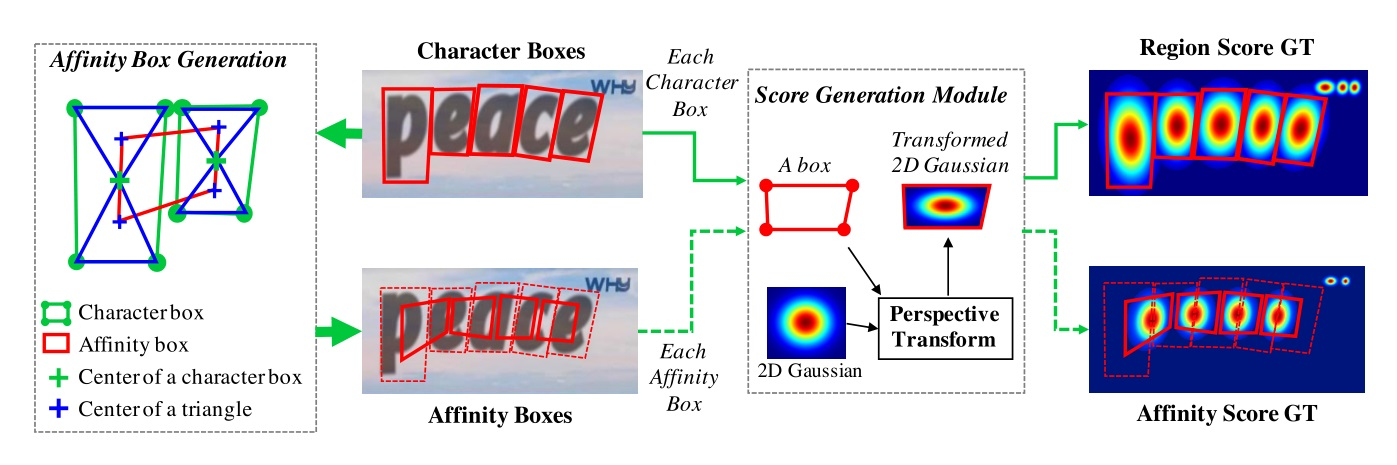
#> input picture img/伪标签.jpg, 1397 x 465 px
$ python -i fake_util.py   (imports and definitions only)
#> lines starting #> are read from the running program, lines starting #| are printed output that depends on the picture; after the words box and inside, x2 and y2 are one past the last pixel; in counts of white or black regions, pixels touching at a corner belong together
# -*- coding: utf-8 -*-
# @Author: Ruban
# @License: Apache Licence
# @File: fake_util.py

import cv2
import math
import numpy as np
import json
#from labelme import utils

def watershed(src):
    """
    Performs a marker-based image segmentation using the watershed algorithm.
    :param src: 8-bit 1-channel image.
    :return: 32-bit single-channel image (map) of markers.
    """
    # cv2.imwrite('{}.png'.format(np.random.randint(1000)), src)
    gray = src.copy()
    img = cv2.cvtColor(gray, cv2.COLOR_GRAY2BGR)
    # h, w = gray.shape[:2]
    # block_size = (min(h, w) // 4 + 1) * 2 + 1
    # thresh = cv2.adaptiveThreshold(gray, 255, cv2.ADAPTIVE_THRESH_GAUSSIAN_C, cv2.THRESH_BINARY, block_size, 0)
    _ret, thresh = cv2.threshold(gray, 0, 255, cv2.THRESH_BINARY + cv2.THRESH_OTSU)
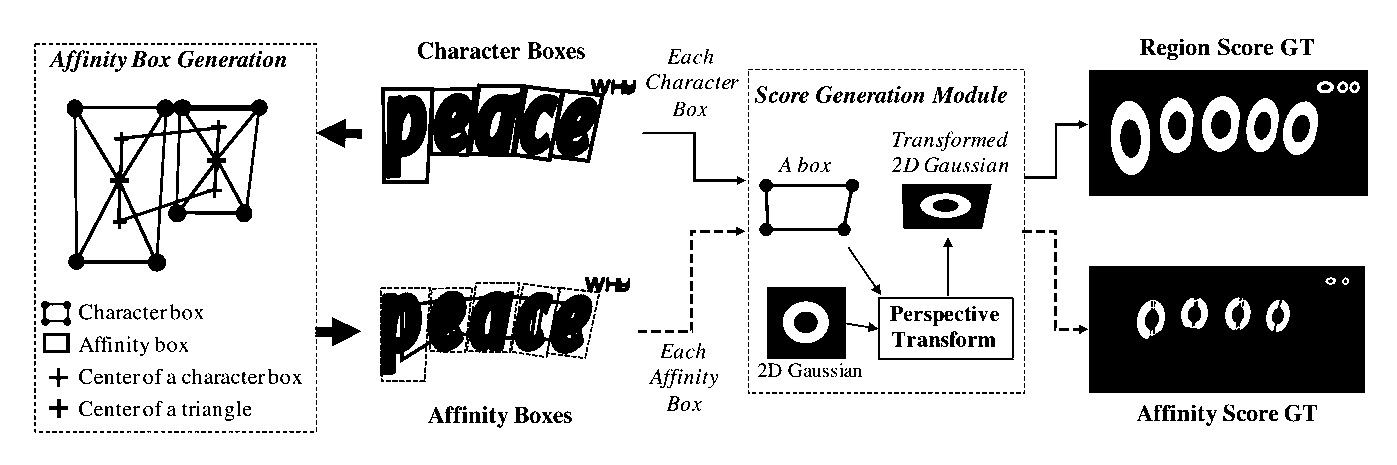
#> thresh: shape (465, 1397); 80.9% white; 772 black regions (471 under 20 px), largest, box (x1, y1, x2, y2) and area: (1089, 266, 1365, 393) 32660, (1089, 70, 1368, 196) 26526, (381, 79, 636, 184) 13497

    # noise removal
    kernel = np.ones((3, 3), np.uint8)
    opening = cv2.morphologyEx(thresh, cv2.MORPH_OPEN, kernel, iterations=2)
#> opening: shape (465, 1397); 78.4% white; 60 black regions, largest, box (x1, y1, x2, y2) and area: (638, 69, 1368, 394) 63650, (381, 79, 636, 184) 14693, (380, 277, 630, 382) 13454

    # sure background area
    sure_bg = cv2.dilate(opening, kernel, iterations=3)
#> sure_bg: shape (465, 1397); 87.4% white; 110 black regions (31 under 20 px), largest, box (x1, y1, x2, y2) and area: (1092, 269, 1362, 390) 28628, (1092, 73, 1365, 193) 21511, (384, 83, 612, 181) 10078

    # Finding sure foreground area
    dist_transform = cv2.distanceTransform(opening, cv2.DIST_L2, 5)
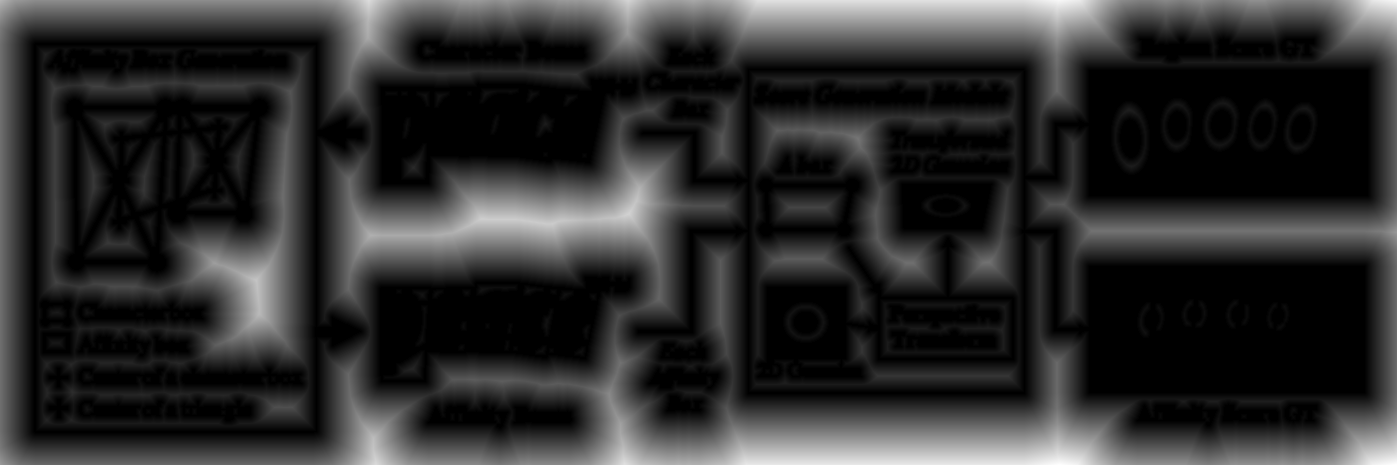
#> dist_transform: shape (465, 1397) float32; min 0, max 78.3, mean 14.2; drawn with min black and max white
    # dist_transform = opening & gray
    # cv2.imshow('dist_transform', dist_transform)
    # _ret, sure_bg = cv2.threshold(dist_transform, 0.2 * dist_transform.max(), 255, cv2.THRESH_BINARY_INV)
    _ret, sure_fg = cv2.threshold(dist_transform, 0.2 * dist_transform.max(), 255, cv2.THRESH_BINARY)
#> sure_fg: shape (465, 1397) float32; 35.5% white; 19 white regions (4 under 20 px), largest, box (x1, y1, x2, y2) and area: (0, 0, 1397, 465) 192398, (51, 69, 301, 359) 21244, (764, 116, 932, 282) 7285

    # Finding unknown region
    # sure_bg = np.uint8(sure_bg)
    sure_fg = np.uint8(sure_fg)
    # cv2.imshow('sure_fg', sure_fg)
    unknown = cv2.subtract(sure_bg, sure_fg)
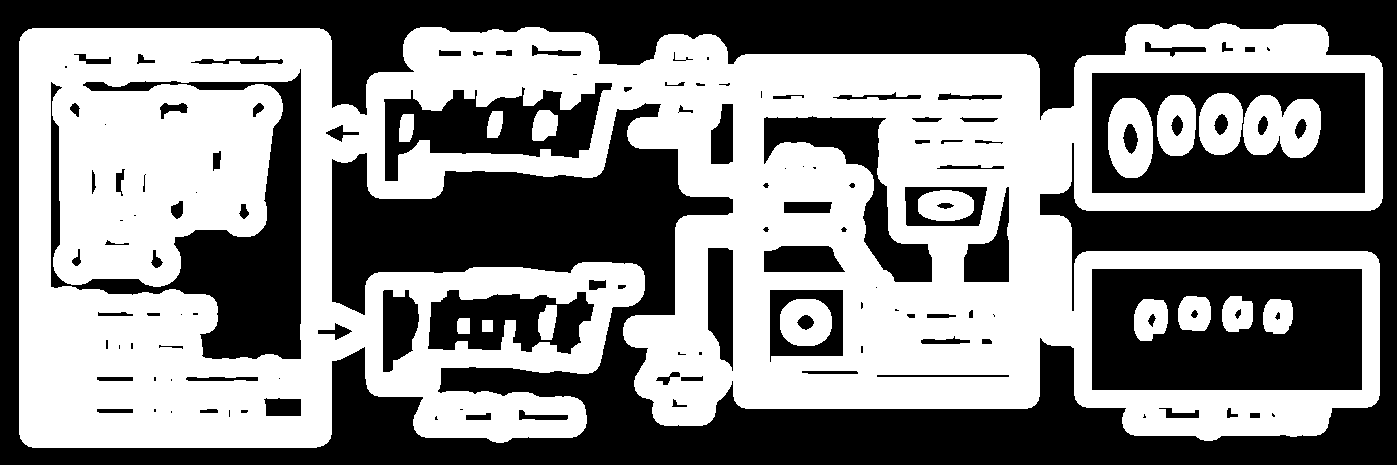
#> unknown: shape (465, 1397); 52% white; 129 black regions (35 under 20 px), largest, box (x1, y1, x2, y2) and area: (0, 0, 1397, 465) 192398, (1092, 269, 1362, 390) 28628, (1092, 73, 1365, 193) 21511

    # Marker label
    lingret, marker_map = cv2.connectedComponents(sure_fg)
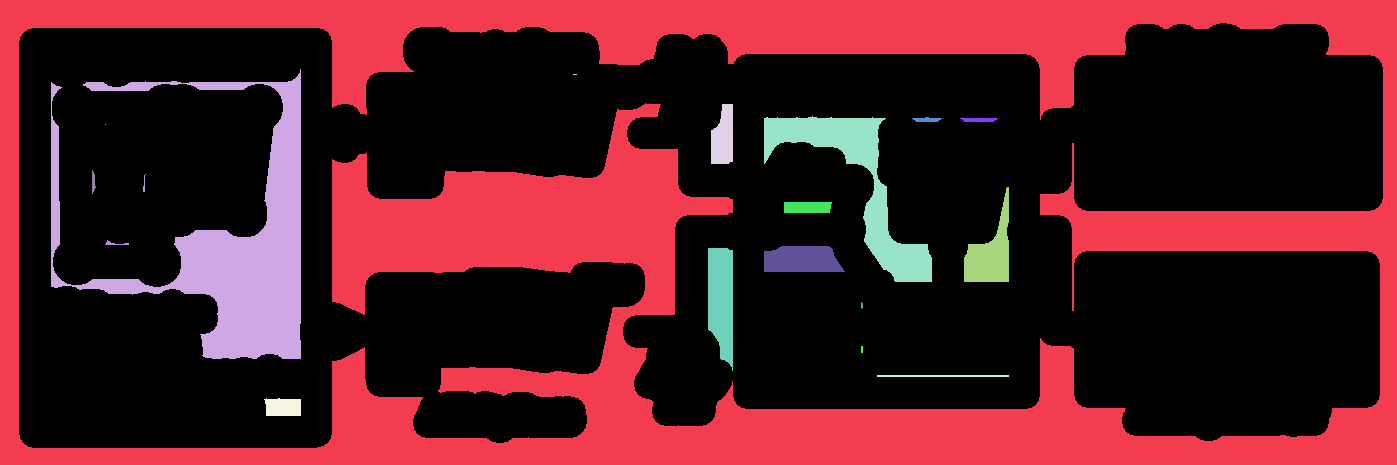
#> marker_map: shape (465, 1397) int32; 20 distinct labels, from 0 to 19; one colour per label, 0 black
#> lingret = 20
    # Add one to all labels so that sure background is not 0, but 1
    marker_map = marker_map + 1
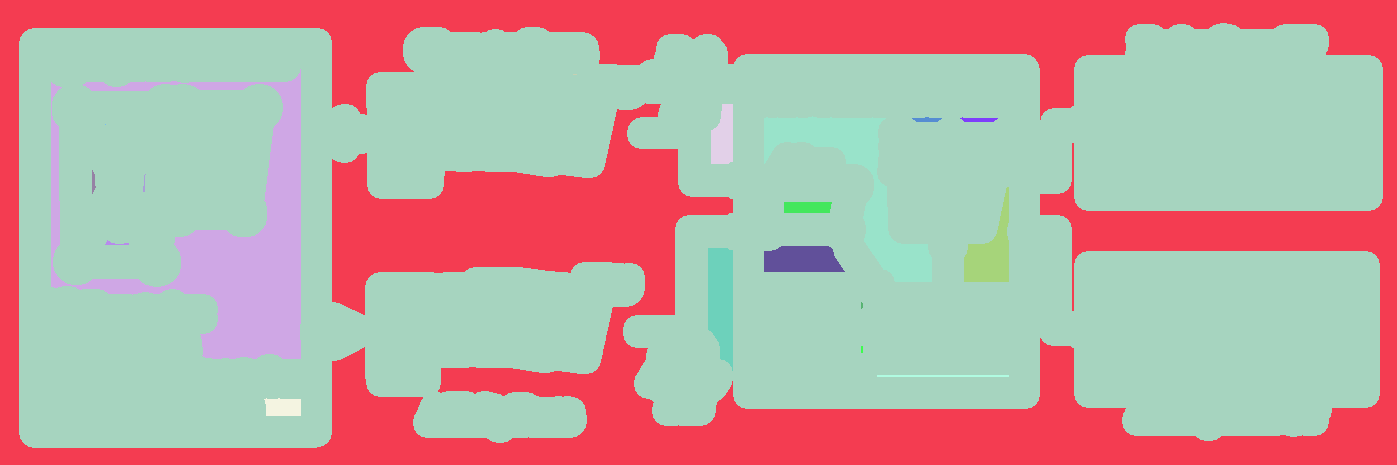
#> marker_map: shape (465, 1397) int32; 20 distinct labels, from 1 to 20; one colour per label, 0 black

    # Now, mark the region of unknown with zero
    marker_map[unknown == 255] = 0
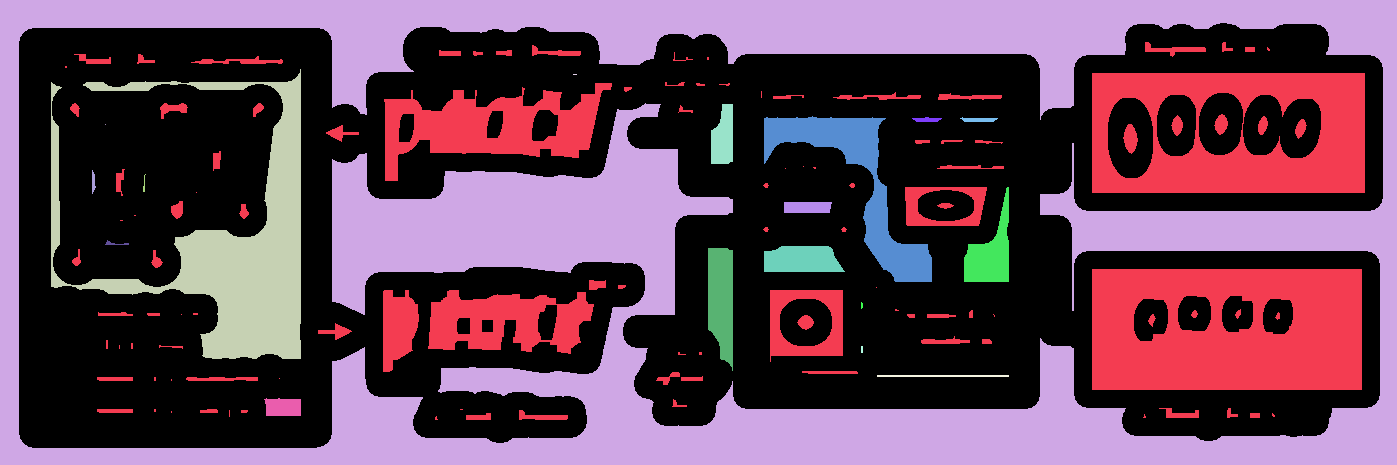
#> marker_map: shape (465, 1397) int32; 21 distinct labels, from 0 to 20; one colour per label, 0 black

    marker_map = cv2.watershed(img, marker_map)
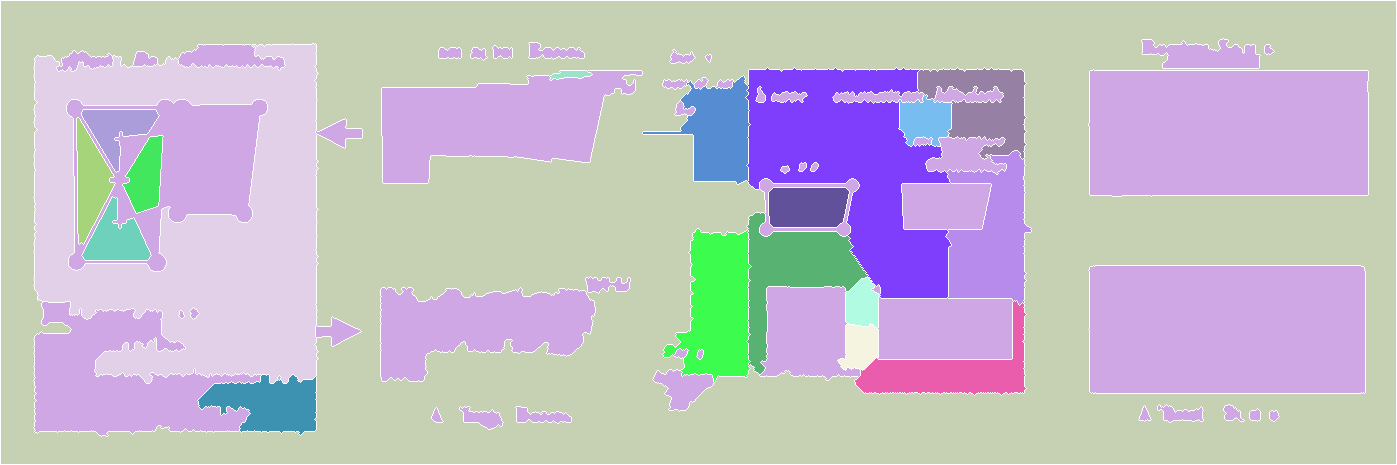
#> marker_map: shape (465, 1397) int32; 21 distinct labels, from -1 to 20; one colour per label, 0 black, -1 white
    return marker_map


# [23 lines left out: function find_box, not called in this run]

def cal_distance(p1, p2):
    return math.sqrt(math.pow((p2[0] - p1[0]), 2) + math.pow((p2[1] - p1[1]), 2))


# [134 lines left out: functions crop_image, ic13_crop_image, un_warping, enlarge_char_box, enlarge_char_boxes, divide_region and 1 more, not called in this run]


# [19 lines not run here, left out]

>>> import cv2
>>> picture = cv2.imread('../img/伪标签.jpg', cv2.IMREAD_GRAYSCALE)
>>> result = watershed(picture)
